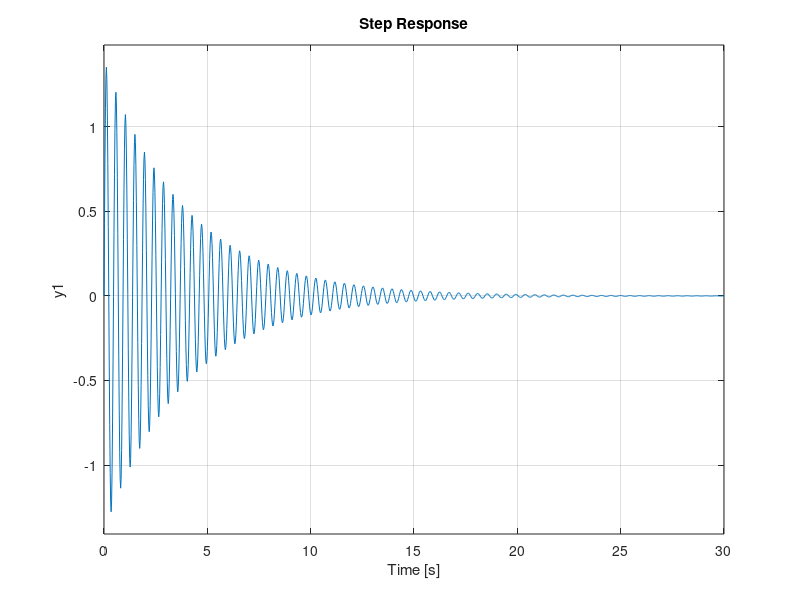

The MATLAB source for this figure: (Note: this script raises an error after producing the figure.)
s = tf('s');

k = 186.067;
u = 0.50327;
y = 0.59859;
g = 9.8;

H = 1;

G = (s*k/g)/(s^2+u*s+k)

step(G)
sisotool(G)

Ti = 0.24;
Td = 0.06;
Kp = 19.88;

%C = Kp*(1+1/(Ti*s)+Td*s);

Ki = 25;
Kd = 0.13;
Kp = 15;

C = Kp*(1+Ki/s+s*Kd);

Ti = feedback(G*C,H);

% step(Ti)


%sisotool(G,C)